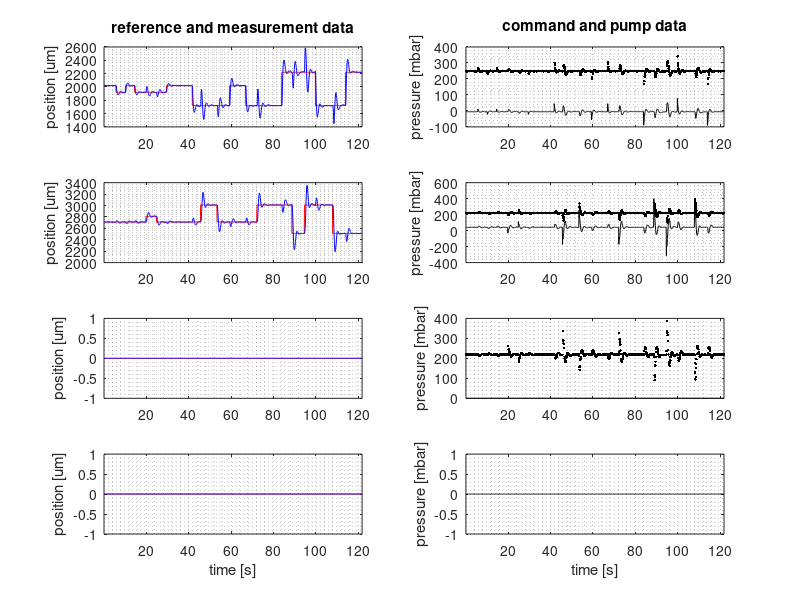
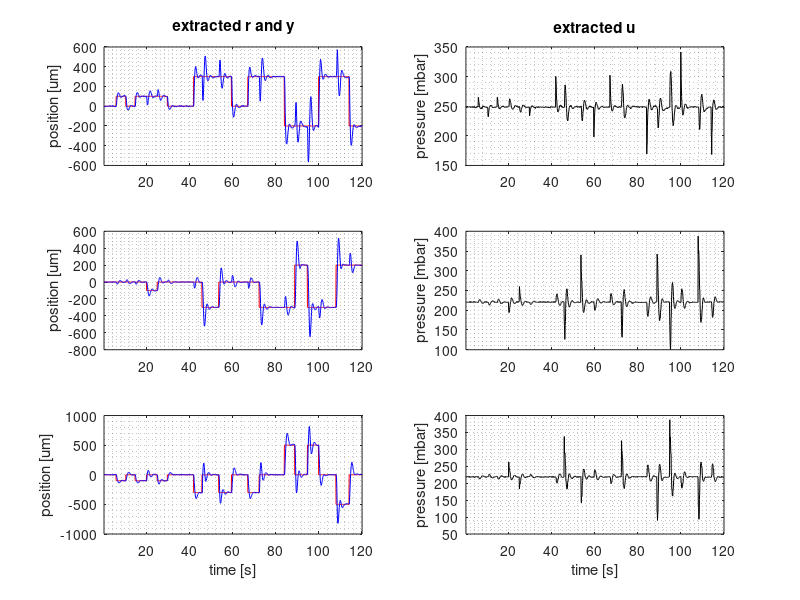

MATLAB code to generate these figures, in order: (Note: this script raises an error after producing the figures.)
%{
Copyright 2016 David Wong

This file is part of uEVA. https://github.com/DaveSketchySpeedway/uEVA

uEVA is free software : you can redistribute it and / or modify
it under the terms of the GNU General Public License as published by
the Free Software Foundation, either version 3 of the License, or
any later version.

uEVA is distributed in the hope that it will be useful,
but WITHOUT ANY WARRANTY; without even the implied warranty of
MERCHANTABILITY or FITNESS FOR A PARTICULAR PURPOSE.See the
GNU General Public License for more details.

You should have received a copy of the GNU General Public License
along with uEva. If not, see <http://www.gnu.org/licenses/>
%}

% this script 
% 1) first estimate d using kalman filter
% 2) then simulate v and y base on u-d using model

close all
clearvars -except model
clc

%% EXTRACT FROM DATA
% load('droplet_fast_slowslow_2016_2_16_13_58_record.mat')
% cut_start_time = 65;
% cut_end_time = 133;
% expe.um_per_pix = micron_per_pixel;
% clear micron_per_pixel controller;

load('droplet_slow_slowslow_2016_2_16_13_21_record.mat')
cut_start_time = 0;
cut_end_time = 120;
expe.um_per_pix = micron_per_pixel;
clear micron_per_pixel;
clear controller

start_idx = find(data.ctrl_time > cut_start_time,1,'first');
end_idx = find(data.ctrl_time >= cut_end_time,1,'first');

expe.t = data.ctrl_time(start_idx:end_idx);
expe.r = data.ctrl_reference(start_idx:end_idx,1:2);
expe.y = data.ctrl_measure(start_idx:end_idx,1:2);

% conservation 
expe.r(:,3) = -( expe.r(:,1) + expe.r(:,2) ); 
expe.y(:,3) = -( expe.y(:,1) + expe.y(:,2) );

% zero data
for i = 1:3
    expe.r(:,i) = expe.r(:,i) - expe.r(1,i);
    expe.y(:,i) = expe.y(:,i) - expe.y(1,i);
end

% flip data to match pump
expe.r = -expe.r;
expe.y = -expe.y;

% velocity by central difference
expe.v = zeros(size(expe.y));
for j = 1:3
    for i = 2:length(expe.t)-1
        expe.v(i,j) = (expe.y(i+1,j) - expe.y(i-1,j)) /...
            (expe.t(i+1) - expe.t(i-1)); 
    end
end
clear i j

% use pump read as model input
expe.u = zeros(length(expe.t), 3);
for i = 1:3
    start_idx = find(data.pump_read_time(:,i) > cut_start_time, 1, 'first');
    end_idx = start_idx + length(expe.t) - 1;
    expe.u(:,i) = data.pump_read(start_idx:end_idx, i);
end
clear i
% start_idx = find(data.pump_write_time > cut_start_time,1,'first');
% end_idx = find(data.pump_write_time > cut_end_time,1,'first');
% expe.u = data.pump_read(start_idx:end_idx, 1:3);
clear start_idx* end_idx cut*

% plot raw data
num_chan = size(data.ctrl_reference,2);

figure
for i = 1:num_chan
    subplot(num_chan,2,(i-1)*2+1)
    plot(data.ctrl_time, data.ctrl_reference(:,i), 'r')
    hold on
    plot(data.ctrl_time, data.ctrl_measure(:,i), 'b')
    if (i == 1)
        title('reference and measurement data')
    end
    if (i == num_chan)
        xlabel('time [s]')
    end
    ylabel('position [um]')
    grid minor

    subplot(num_chan,2, i*2)
    plot(data.ctrl_time, data.ctrl_command(:,i), 'k')
    hold on
    plot(data.pump_read_time(:,i), data.pump_read(:,i), 'k.')
    if (i == 1)
        title('command and pump data')
    end
    if (i== num_chan)
        xlabel('time [s]')
    end
    ylabel('pressure [mbar]')
    grid minor
end
all_axes = findobj(gcf,'type','axes');
linkaxes(all_axes,'x');
xlim(all_axes(1), [min(data.ctrl_time), max(data.ctrl_time)])
clear i all_axes num_chan

% plot extracted 
num_chan = size(expe.r,2);

figure
for i = 1:num_chan
    subplot(num_chan,2,(i-1)*2+1)
    plot(expe.t, expe.r(:,i), 'r')
    hold on
    plot(expe.t, expe.y(:,i), 'b')
    if (i==1)
        title('extracted r and y')
    end
    if (i == num_chan)
        xlabel('time [s]')
    end
    ylabel('position [um]')
    grid minor

    subplot(num_chan,2, i*2)
    plot(expe.t, expe.u(:,i), 'k')
    hold on
    if (i == 1)
        title('extracted u')
    end
    if (i == num_chan)
        xlabel('time [s]')
    end
    ylabel('pressure [mbar]')
    grid minor
end    
all_axes = findobj(gcf, 'type', 'axes');
linkaxes(all_axes, 'x');
xlim(all_axes(1), [min(expe.t), max(expe.t)]);
clear i all_axes num_chan



%% SET UP AUGMENTED STATESPACE
n = length(model.chip.state_d);
m = length(model.chip.input);
p = length(model.chip.output);

sensor_variance = (expe.um_per_pix ^ 2) / 12;
model_knob = 0;
disturbance_knob = 0.01;

kalm.A = [model.chip.Ad -model.chip.Bd; zeros(m,n) eye(m,m)];
kalm.B = [model.chip.Bd; zeros(m,m)];
% kalm.W = [zeros(n,m); eye(m,m)];
kalm.W = eye(n+m, n+m);
kalm.C = [model.chip.Cd zeros(p,m)];
% kalm.Rw = tuning_knob .* eye(m,m);
kalm.Rw = [model_knob .* eye(n,n), zeros(n,m); zeros(m,n), disturbance_knob.* eye(m,m)];
kalm.Rv = sensor_variance .* eye(p,p);
kalm.Rv(3,3) = 2*sensor_variance; % y(3,:) = -(y(1,:) + y(2,:))
kalm.state = model.chip.state_d;
for i = 1:m
    kalm.state = [kalm.state; {['disturbance_ch' num2str(i)]}];
end

clear i n m p
clear model_knob disturbnce_knob sensor_variance

%% VALIDATION BY SIMULATION
vali.t = expe.t;
vali.u = expe.u';
vali.r = expe.r';
vali.y = expe.y';
vali.v = expe.v';

[vali.xe, vali.xp, vali.yp, vali.pe, vali.pp, vali.kg] =...
    run_kalman(kalm.A, kalm.B, kalm.W, kalm.C, kalm.Rw, kalm.Rv,...
    vali.t, vali.u, vali.y);

vali.de = zeros(size(vali.u));
vali.ud = zeros(size(vali.u));
for i = 1:size(vali.ud,1)
    vali.de(i,:) = vali.xe(end-size(vali.u,1)+i,:);
    vali.ud(i,:) = vali.u(i,:) - mean(vali.de(i,:));
%     sim.ud(i,:) = sim.u(i,:) - sim.de(i,:);
end

[deleteme, vali.vo] = run_statespace(...
    model.raw.a, model.raw.b, model.raw.c, model.raw.d, vali.t, vali.ud);

[deleteme, vali.yo] = run_statespace(...
    model.chip.Ad, model.chip.Bd, model.chip.Cd, model.chip.Dd, vali.t, vali.ud);

clear deleteme

%% PLOT
% % kalman estimations
% figure
% for i = 1:size(vali.r,1)
%     
%     subplot(size(vali.r,1),2,(i-1)*2+1)
%     plot(vali.t, vali.r(i,:), 'r')
%     hold on
%     plot(vali.t, vali.y(i,:), 'b.')
%     plot(vali.t, vali.yp(i,:), 'c.')
%     if (i == 1)
%         title('r(red) vs y(blue) vs yp(cyan)')
%     end
%     if (i == size(vali.r,1))
%         xlabel('time [s]')
%     end
%     ylabel('position [um]')
%     grid minor
%         
%     if i <= size(vali.u)
%         subplot(size(vali.r,1),2,i*2)
%         plot(vali.t, vali.u(i,:), 'k.')
%         hold on
%         plot(vali.t, vali.de(i,:), 'g.')
%         if (i == 1)
%             title('u(black) and de(green)')
%         end
%         if (i == size(vali.r,1))
%             xlabel('time [s]')
%         end
%         ylabel('pressure [mbar]')
%         grid minor
%     end    
% end
% all_axes = findobj(gcf, 'type', 'axes');
% linkaxes(all_axes, 'x');
% xlim(all_axes(1), [min(vali.t), max(vali.t)]);
% clear i all_axes 
% 
% % open loop simulation
% figure
% for i = 1:size(vali.r,1)
%     subplot(size(vali.r,1),3, (i-1)*3+1)
%     plot(vali.t, vali.r(i,:), 'r')
%     hold on
%     plot(vali.t, vali.y(i,:), 'b')
%     plot(vali.t, vali.yo(i,:), 'g.')
%     if (i==1)
% %         title('r(red) vs y(blue) vs yo(cyan)')
%         title('Displacement')
%     end
%     if (i==size(vali.r,1))
%         xlabel('Time [s]')
%     end
%     ylabel('Position [um]')
%     grid minor
%     legend('Reference','Experiment','Simulation');
%     
%     subplot(size(vali.r,1),3,(i-1)*3+2)
%     plot(vali.t, vali.v(i,:), 'b')
%     hold on
%     plot(vali.t, vali.vo(i,:), 'g.')
%     if (i == 1)
% %         title('v(red) vs vo(dots)')
%         title('Velocity')
%     end
%     if (i == size(vali.r,1))
%         xlabel('Time [s]')
%     end
%     ylabel('Velocity [um/s]')
%     grid minor
%     legend('Experiment', 'Simulation');
%     
%     if i <= size(vali.ud)
%         subplot(size(vali.r,1),3,3*i)  
%         plot(vali.t, vali.ud(i,:), 'k.')
%         if (i == 1)
%             title('Input [u* = u - mean(d*)]')
%         end
%         if (i == size(vali.r,1))
%             xlabel('Time [s]')
%         end
%         ylabel('Pressure [mbar]')
%         grid minor
%     end
% end
% all_axes = findobj(gcf, 'type', 'axes');
% linkaxes(all_axes, 'x');
% xlim(all_axes(1), [min(vali.t), max(vali.t)]);
% clear i all_axes 


%% PLOT PUBLISH
close all
figure
for i = 1:size(vali.r,1)
    subplot(size(vali.r,1),1,i)
    plot(vali.t, vali.r(i,:), 'r')
    hold on
    plot(vali.t, vali.y(i,:), 'b')
    plot(vali.t, vali.yo(i,:), 'g.')
    title(['Channel ' num2str(i) ' Displacement'])
    if (i==size(vali.r,1))
        xlabel('Time [s]')
    end
    ylabel('Position [um]')
    grid minor
    legend('Reference','Experiment','Simulation');
    xlim([0,125])
end
clear i
    
figure
for i = 1:size(vali.r,1)
    subplot(size(vali.r,1),1,i)
    plot(vali.t, vali.v(i,:), 'b')
    hold on
    plot(vali.t, vali.vo(i,:), 'g.')
    title(['Channel ' num2str(i) ' Velocity'])
    if (i == size(vali.r,1))
        xlabel('Time [s]')
    end
    ylabel('Velocity [um/s]')
    grid minor
    legend('Experiment', 'Simulation');
    xlim([0,125])
end
clear i

figure
for i = 1:size(vali.r,1)
    if i <= size(vali.ud)
        subplot(size(vali.r,1),1,i)
        plot(vali.t, vali.u(i,:), 'Color', [0.9,0.8,0])
        hold on
        plot(vali.t, vali.ud(i,:), 'k.')
        title(['Channel ' num2str(i) ' Command'])
        if (i == size(vali.r,1))
            xlabel('Time [s]')
        end
        ylabel('Pressure [mbar]')
        grid minor
        legend('u','u* = u - mean(d*)')
        xlim([0,125])
    end
end
clear i
    
    






